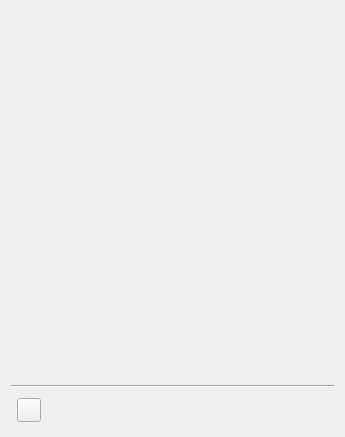
<?xml version="1.0" encoding="UTF-8"?>
<ui version="4.0">
 <author>Dmitry Baryshev</author>
 <class>THT</class>
 <widget class="QWidget" name="THT">
  <property name="geometry">
   <rect>
    <x>0</x>
    <y>0</y>
    <width>345</width>
    <height>437</height>
   </rect>
  </property>
  <property name="windowTitle">
   <string notr="true">Trader's Home Task</string>
  </property>
  <layout class="QGridLayout" name="gridLayout_5">
   <item row="0" column="0" colspan="6">
    <widget class="QWidget" name="widgetTickers" native="true">
     <property name="sizePolicy">
      <sizepolicy hsizetype="Preferred" vsizetype="Preferred">
       <horstretch>0</horstretch>
       <verstretch>1</verstretch>
      </sizepolicy>
     </property>
    </widget>
   </item>
   <item row="2" column="4">
    <widget class="QWidget" name="containerRight" native="true"/>
   </item>
   <item row="2" column="0">
    <widget class="Target" name="target" native="true"/>
   </item>
   <item row="2" column="2">
    <widget class="QWidget" name="containerLeft" native="true"/>
   </item>
   <item row="2" column="3">
    <spacer name="horizontalSpacer">
     <property name="orientation">
      <enum>Qt::Horizontal</enum>
     </property>
     <property name="sizeType">
      <enum>QSizePolicy::Expanding</enum>
     </property>
     <property name="sizeHint" stdset="0">
      <size>
       <width>0</width>
       <height>20</height>
      </size>
     </property>
    </spacer>
   </item>
   <item row="2" column="5">
    <widget class="QStackedWidget" name="stackBusy">
     <property name="sizePolicy">
      <sizepolicy hsizetype="Maximum" vsizetype="Maximum">
       <horstretch>0</horstretch>
       <verstretch>0</verstretch>
      </sizepolicy>
     </property>
     <property name="currentIndex">
      <number>0</number>
     </property>
     <widget class="QWidget" name="page">
      <layout class="QGridLayout" name="gridLayout">
       <property name="leftMargin">
        <number>0</number>
       </property>
       <property name="topMargin">
        <number>0</number>
       </property>
       <property name="rightMargin">
        <number>0</number>
       </property>
       <property name="bottomMargin">
        <number>0</number>
       </property>
       <item row="0" column="0">
        <widget class="QLabel" name="labelNotBusy">
         <property name="minimumSize">
          <size>
           <width>32</width>
           <height>32</height>
          </size>
         </property>
         <property name="maximumSize">
          <size>
           <width>32</width>
           <height>32</height>
          </size>
         </property>
         <property name="toolTip">
          <string extracomment="&quot;THT&quot; is the name of the application">THT is ready</string>
         </property>
         <property name="alignment">
          <set>Qt::AlignCenter</set>
         </property>
        </widget>
       </item>
      </layout>
     </widget>
     <widget class="QWidget" name="page_2">
      <layout class="QGridLayout" name="gridLayout_2">
       <property name="leftMargin">
        <number>0</number>
       </property>
       <property name="topMargin">
        <number>0</number>
       </property>
       <property name="rightMargin">
        <number>0</number>
       </property>
       <property name="bottomMargin">
        <number>0</number>
       </property>
       <item row="0" column="0">
        <widget class="QLabel" name="labelBusy">
         <property name="minimumSize">
          <size>
           <width>32</width>
           <height>32</height>
          </size>
         </property>
         <property name="maximumSize">
          <size>
           <width>32</width>
           <height>32</height>
          </size>
         </property>
         <property name="toolTip">
          <string extracomment="&quot;THT&quot; is the name of the application">THT is busy</string>
         </property>
         <property name="alignment">
          <set>Qt::AlignCenter</set>
         </property>
        </widget>
       </item>
      </layout>
     </widget>
    </widget>
   </item>
   <item row="2" column="1">
    <widget class="ToolButtonNoMenuIndicator" name="pushLinkManager">
     <property name="minimumSize">
      <size>
       <width>24</width>
       <height>24</height>
      </size>
     </property>
     <property name="maximumSize">
      <size>
       <width>24</width>
       <height>24</height>
      </size>
     </property>
     <property name="popupMode">
      <enum>QToolButton::InstantPopup</enum>
     </property>
    </widget>
   </item>
   <item row="1" column="0" colspan="6">
    <widget class="Line" name="lineThtSeparator">
     <property name="orientation">
      <enum>Qt::Horizontal</enum>
     </property>
    </widget>
   </item>
  </layout>
 </widget>
 <layoutdefault spacing="6" margin="11"/>
 <customwidgets>
  <customwidget>
   <class>Target</class>
   <extends>QWidget</extends>
   <header>target.h</header>
   <container>1</container>
   <slots>
    <signal>dropped(QPoint)</signal>
    <signal>middleClick()</signal>
    <signal>moving(QPoint)</signal>
    <signal>cancelled()</signal>
   </slots>
  </customwidget>
  <customwidget>
   <class>ToolButtonNoMenuIndicator</class>
   <extends>QToolButton</extends>
   <header>toolbuttonnomenuindicator.h</header>
  </customwidget>
 </customwidgets>
 <tabstops>
  <tabstop>pushLinkManager</tabstop>
 </tabstops>
 <resources/>
 <connections>
  <connection>
   <sender>target</sender>
   <signal>dropped(QPoint)</signal>
   <receiver>THT</receiver>
   <slot>targetDropped(QPoint)</slot>
   <hints>
    <hint type="sourcelabel">
     <x>28</x>
     <y>416</y>
    </hint>
    <hint type="destinationlabel">
     <x>32</x>
     <y>469</y>
    </hint>
   </hints>
  </connection>
  <connection>
   <sender>target</sender>
   <signal>middleClick()</signal>
   <receiver>THT</receiver>
   <slot>slotClearLinks()</slot>
   <hints>
    <hint type="sourcelabel">
     <x>18</x>
     <y>417</y>
    </hint>
    <hint type="destinationlabel">
     <x>20</x>
     <y>468</y>
    </hint>
   </hints>
  </connection>
  <connection>
   <sender>target</sender>
   <signal>moving(QPoint)</signal>
   <receiver>THT</receiver>
   <slot>slotTargetMoving(QPoint)</slot>
   <hints>
    <hint type="sourcelabel">
     <x>38</x>
     <y>419</y>
    </hint>
    <hint type="destinationlabel">
     <x>44</x>
     <y>453</y>
    </hint>
   </hints>
  </connection>
  <connection>
   <sender>target</sender>
   <signal>cancelled()</signal>
   <receiver>THT</receiver>
   <slot>slotTargetCancelled()</slot>
   <hints>
    <hint type="sourcelabel">
     <x>15</x>
     <y>425</y>
    </hint>
    <hint type="destinationlabel">
     <x>61</x>
     <y>496</y>
    </hint>
   </hints>
  </connection>
 </connections>
 <slots>
  <slot>targetDropped(QPoint)</slot>
  <slot>slotClearLinks()</slot>
  <slot>slotTargetMoving(QPoint)</slot>
  <slot>slotTargetCancelled()</slot>
  <slot>slotFomcClicked()</slot>
 </slots>
</ui>
